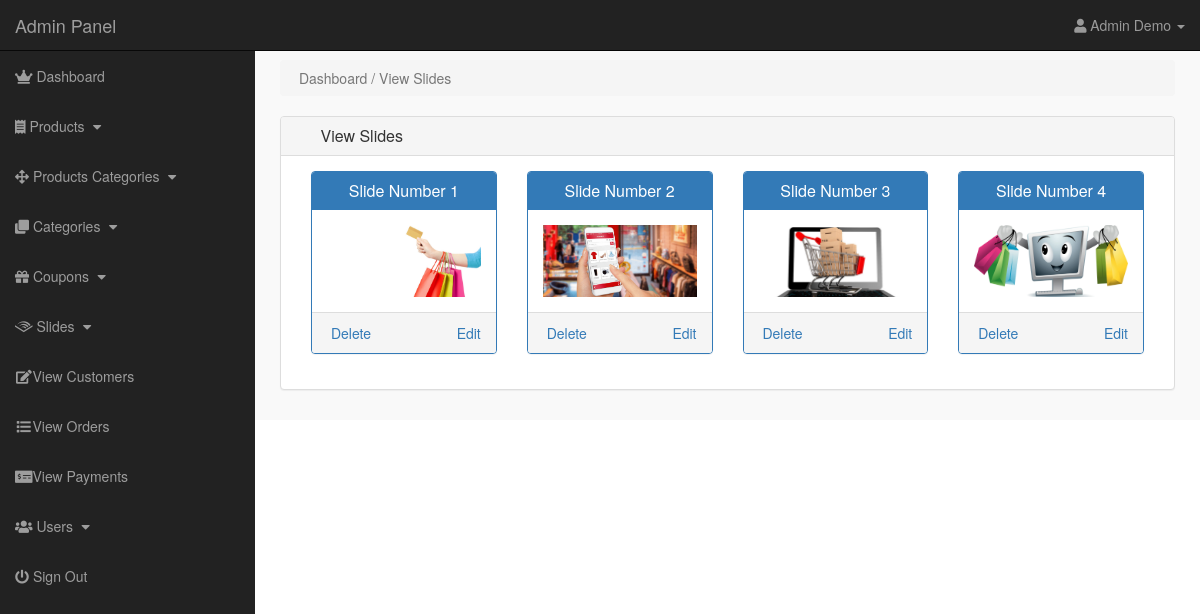
Screenshot of /admin/index.php?view_slides (signed in) with the database file from the repository.
### tables this page shows
CREATE TABLE `slider` (
  `slide_id` int(11) NOT NULL,
  `slide_name` varchar(255) NOT NULL,
  `slide_image` text NOT NULL
);

### admin/view_slides.php (the view)
<?php
if(!isset($_SESSION['admin_email'])){
echo "<script>window.open('login.php','_self')</script>";
}
else {
?>
    <div class="row">
        <div class="col-lg-12">
            <ol class="breadcrumb">
                <li class="active">
                    <i class="fa fa-dashboard"></i> Dashboard / View Slides
                </li>
            </ol>
        </div>
    </div>
    <div class="row">
        <div class="col-lg-12">
            <div class="panel panel-default">
                <div class="panel-heading">
                    <h3 class="panel-title">
                        <i class="fa fa-money fa-fw"></i> View Slides
                    </h3>
                </div>
                <div class="panel-body">
                    <?php
$get_slides = "select * from slider";
$run_slides = mysqli_query($con,$get_slides);
while($row_slides=mysqli_fetch_array($run_slides)){
$slide_id = $row_slides['slide_id'];
$slide_name = $row_slides['slide_name'];
$slide_image = $row_slides['slide_image'];
?>
                        <div class="col-lg-3 col-md-3">
                            <div class="panel panel-primary">
                                <div class="panel-heading">
                                    <h3 class="panel-title" align="center">
                                        <?php echo $slide_name; ?>
                                    </h3>
                                </div>
                                <div class="panel-body">
                                    <img src="slides_images/<?php echo $slide_image; ?>" class="img-responsive">
                                </div>
                                <div class="panel-footer">
                                    <center>
                                        <a href="index.php?delete_slide=<?php echo $slide_id; ?>" class="pull-left">
<i class="fa fa-trash-o" ></i> Delete
</a>
                                        <a href="index.php?edit_slide=<?php echo $slide_id; ?>" class="pull-right">
<i class="fa fa-pencil" ></i> Edit
</a>
                                        <div class="clearfix">
                                        </div>
                                    </center>
                                </div>
                            </div>
                        </div>
                        <?php } ?>
                </div>
            </div>
        </div>
    </div>
    <?php } ?>

### admin/includes/sidebar.php (shortened to what this page needs)
<?php
if(!isset($_SESSION['admin_email'])){
    echo "<script>window.open('login.php', '_self')</script>";
}
else{
?>
    <nav class="navbar navbar-inverse navbar-fixed-top">
        <div class="navbar-header">
            <a href="index.php?dashboard" class="navbar-brand">Admin Panel</a>
        </div>
        <ul class="nav navbar-right top-nav">
            <li class="dropbox">
                <a href="#" class="dropdown-toggle" data-toggle="dropdown">
               <i class="fa fa-user"></i>
               <?php echo $admin_name; ?> <b class="caret"></b>
        </a>
        </li>
        </ul>
        <div class="collapse navbar-collapse navbar-ex1-collapse">
            <ul class="nav navbar-nav side-nav">
                <li>
                    <a href="index.php?dashboard">
<i class="fas fa-crown"></i> Dashboard
</a>
                </li>
                <li>
                    <a href="#" data-toggle="collapse" data-target="#products">
<i class="fas fa-receipt"></i> Products
<i class="fa fa-fw fa-caret-down"></i>
</a>
                </li>
                <li>
                    <a href="#" data-toggle="collapse" data-target="#p_cat">
<i class="fas fa-arrows-alt"></i> Products Categories
<i class="fa fa-fw fa-caret-down"></i>
</a>
                </li>
                <li>
                    <a href="#" data-toggle="collapse" data-target="#cat">
<i class="fas fa-clone"></i> Categories
<i class="fa fa-fw fa-caret-down"></i>
</a>
                </li>
                <li>
                    <a href="#" data-toggle="collapse" data-target="#coupons">
                        <i class="fas fa-gift"></i> Coupons
                        <i class="fa fa-fw fa-caret-down"></i>
                    </a>
                </li>
                <li>
                    <a href="#" data-toggle="collapse" data-target="#slides">
<i class="fab fa-audible"></i> Slides
<i class="fa fa-fw fa-caret-down"></i>
</a>
                </li>
                <li>
                    <a href="index.php?view_customers"><i class="fa fa-fw fa-edit"></i>View Customers</a>
                </li>
                <li>
                    <a href="index.php?view_orders"><i class="fa fa-fw fa-list"></i>View Orders</a>
                </li>
                <li>
                    <a href="index.php?view_payments"><i class="fas fa-money-check-alt"></i>View Payments</a>
                </li>
                <li>
                    <a href="#" data-toggle="collapse" data-target="#users">
                    <i class="fas fa-users"></i> Users
<i class="fa fa-fw fa-caret-down"></i>
</a>
                </li>
                <li>
                    <a href="logout.php"><i class="fas fa-power-off"></i> Sign Out</a>
                </li>
            </ul>
        </div>
    </nav>
    <?php } ?>

### styles/admin-style.css (style rules this page uses)
body { margin-top: 100px; }
@media (min-width: 768px) { body { margin-top: 50px; } }
.top-nav { padding: 0 15px; }
.top-nav > li { display: inline-block; float: left; }
.top-nav > li > a { padding-top: 15px; padding-bottom: 15px; line-height: 20px; color: #999; }
@media (min-width: 768px) { .side-nav { position: fixed; top: 51px; width: 255px; border-radius: 0; overflow-y: auto; background-color: #222; bottom: 0; overflow-x: hidden; padding-bottom: 40px; } }
@media (min-width: 768px) { .side-nav > li > a { width: 255px; } }
.panel-body { border-radius: 5px; }
a, li, ul, option, select, data-toggle, dropbox { -moz-transition: all 0.3s; -o-transition: all 0.3s; -webkit-transition: all 0.3s; }

### rows the page displays
slider: slide_name "Slide Number 1", slide_image (picture)
slider: slide_name "Slide Number 2", slide_image (picture)
slider: slide_name "Slide Number 3", slide_image (picture)
slider: slide_name "Slide Number 4", slide_image (picture)

### other values shown
$admin_name "Admin Demo"
